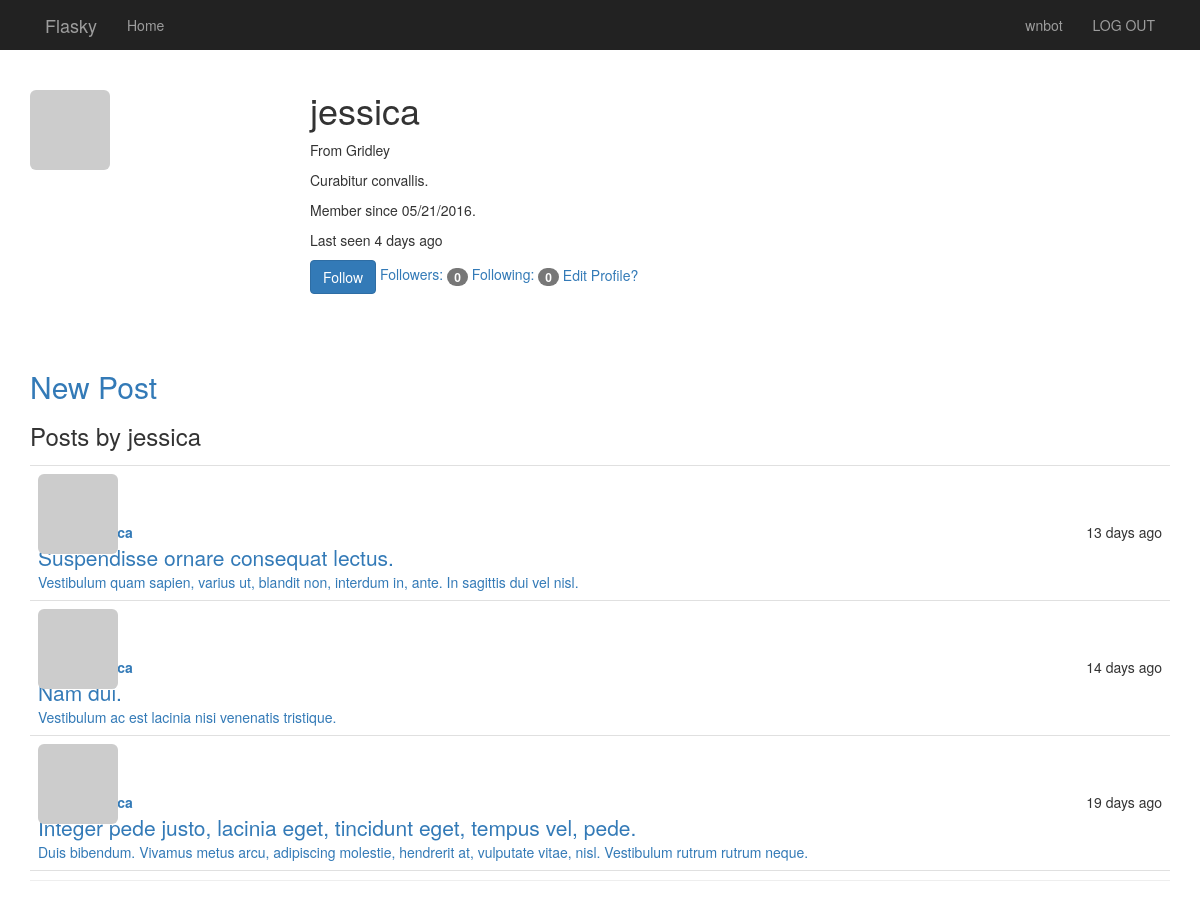
Screenshot of /user/jessica (signed in) with the database file from the repository.
### app/models.py (models this page shows, shortened)
class User(UserMixin, db.Model):
    __tablename__ = 'users'
    id = db.Column(db.Integer, primary_key=True)
    email = db.Column(db.String(64), unique=True, index=True)
    username = db.Column(db.String(64), unique=True, index=True)
    role_id = db.Column(db.Integer, db.ForeignKey('roles.id'))
    location = db.Column(db.String(64))
    about_me = db.Column(db.Text())
    member_since = db.Column(db.DateTime(), default=datetime.now)  # now 不加括号是因为default参数接受函数作为默认值
    last_seen = db.Column(db.DateTime(), default=datetime.now)  # 而这样不加括号，会在初始化时调用，时间是字段生成的时间
    posts = db.relationship('Post', backref='author', lazy='dynamic')
    followers = db.relationship('Follow',
                                foreign_keys=[Follow.following_id],
                                backref=db.backref('following', lazy='joined'),
                                lazy='dynamic',
                                cascade='all, delete-orphan'
                                )
    following = db.relationship('Follow',
                                foreign_keys=[Follow.follower_id],
                                backref=db.backref('follower', lazy='joined'),
                                lazy='dynamic',
                                cascade='all, delete-orphan'
                                )
    def is_following(self, user):
        return self.following.filter_by(following_id=user.id).first() is not None
    def ping(self):
        self.last_seen = datetime.now()
        db.session.add(self)
    avatar_hash = db.Column(db.String(32))
    def gravatar(self, size=100, default='identicon', rating='g'):
        url = 'http://en.gravatar.com/avatar'
        if request.is_secure:
            url = 'https://secure.gravatar.com/avatar'
        hash = self.avatar_hash or hashlib.md5(self.email.encode('utf-8')).hexdigest()
        return '{url}/{hash}?s={size}&d={default}&r={rating}'.format(
            url=url, hash=hash, size=size, default=default, rating=rating
        )
    def can(self, permissions):
        return self.role is not None and (self.role.permissions & permissions) == permissions
    def is_administrator(self):
        return self.can(Permission.ADMINISTER)
    password_hash = db.Column(db.String(128))
    @property
    def password(self):
        raise AttributeError('password is not a readable attribute')
    confirmed = db.Column(db.Boolean, default=False)

class Post(db.Model):
    __tablename__ = 'posts'
    id = db.Column(db.Integer, primary_key=True)
    title = db.Column(db.String(64), unique=True)
    body = db.Column(db.Text)
    timestamp = db.Column(db.DateTime, index=True, default=datetime.now)
    author_id = db.Column(db.Integer, db.ForeignKey('users.id'))
    body_html = db.Column(db.Text)

### app/main/views.py (the view)
@main.route('/user/<username>')
@login_required
def user(username):
    user = User.query.filter_by(username=username).first()
    if user is None:
        abort(404)
    posts = user.posts.order_by(Post.timestamp.desc()).all()
    return render_template('user.html', user=user, posts=posts)

### app/auth/views.py (called while the page is built)
@auth.before_app_request
def before_request():
    if current_user.is_authenticated:
        current_user.ping()  # update time
        if not current_user.confirmed and request.endpoint[:5] != 'auth.' and request.endpoint != 'static':
            return redirect(url_for('auth.unconfirmed'))

### app/main/__init__.py (called while the page is built)
@main.app_context_processor
def inject_permissions():
    return dict(Permission=Permission)

### app/models.py (called while the page is built)
@login_manager.user_loader
def load_user(user_id):
    return User.query.get(int(user_id))

### app/templates/user.html (shortened to what this page needs)
{% extends 'base.html' %}
{% block page_content %}
<div class="page-header">
    <img src="{{ user.gravatar(size=256) }}" alt="" class="img-rounded profile-thumbnail">
    <div class="profile-header">
        <h1>{{ user.username }}</h1>
        {% if user.location %}
        <p>{% if user.location %}From {{ user.location }} {% endif %}</p>
        {% endif %}
        {% if user.about_me %}
            <p>{{ user.about_me }}</p>
        {% endif %}
        <p>Member since {{ moment(user.member_since).format('L') }}.</p>
        <p>Last seen {{ moment(user.last_seen).fromNow() }}</p>
        {% if current_user.can(Permission.FOLLOW) and user != current_user %}
            {% if not current_user.is_following(user) %}
                <a href="{{ url_for('.follow', username=user.username) }}" class="btn btn-primary">Follow</a>
            {% else %}
                <a href="{{ url_for('.unfollow', username=user.username) }}" class="btn btn-default">Unfollow</a>
            {% endif %}
        {% endif %}
        <a href="{{ url_for('.followers', username=user.username) }}">
            Followers: <span class="badge">{{ user.followers.count() - 1 }}</span>
        </a>
        <a href="{{ url_for('.following', username=user.username) }}">
            Following: <span class="badge">{{ user.following.count() - 1 }}</span>
        </a>
        <a href="{{ url_for('main.settings') }}">Edit Profile?</a>
    </div>
    <h2><a href="{{ url_for('main.new_post') }}">New Post</a></h2>
    <h3>Posts by {{ user.username }}</h3>
    {% include '_posts.html' %}
</div>
{% endblock %}

### app/templates/base.html (shortened to what this page needs)
{% extends 'bootstrap/base.html' %}
{% block head %}
{{ super() }}
<link rel="stylesheet" href="{{ url_for('static', filename='styles.css') }}">
{% endblock %}
{% block navbar %}
<div class="nav navbar-inverse" role="navigation">
    <div class="container">
        <div class="navbar-head">
            <a href="/" class="navbar-brand">Flasky</a>
        </div>
        <div class="navbar-collapse collapse">
            <ul class="nav navbar-nav">
                <li><a href="/">Home</a></li>
            </ul>
            <ul class="nav navbar-nav navbar-right">
                {% if current_user.is_authenticated %}
                <li><a href="{{ url_for('main.user', username=current_user.username) }}">{{ current_user.username }}</a></li>
                <li><a href="{{ url_for('auth.logout') }}">LOG OUT</a></li>
                {% else %}
                <li><a href="{{ url_for('auth.login') }}">SIGN IN</a></li>
                <li><a href="{{ url_for('auth.register') }}">REGISTER</a></li>
                {% endif %}
            </ul>
        </div>
    </div>
</div>
{% endblock %}
{% block content %}
<div class="container">
    {% block page_content %}
    {% endblock %}
</div>
{% endblock %}

### app/templates/_posts.html (shortened to what this page needs)
<div>
    <ul class="posts">
        {% for post in posts %}
        <li class="post">
            <div class="profile-thumbnail">
                <a href="{{ url_for('.user', username=post.author.username) }}">
                    <img src="{{ post.author.gravatar(size=40) }}" class="img-rounded profile-thumbnail">
                </a>
            </div>
            <div class="post-content">
                <div class="post-date">{{ moment(post.timestamp).fromNow() }}</div>
                <div class="post-author">
                    <a href="{{ url_for('.user', username=post.author.username) }}">
                    </a>
                </div>
                <div class="post-title">
                    <a href="{{ url_for('.post', id=post.id) }}">{{ post.title }}</a>
                </div>
                <div class="post-body">
                    <a href="{{ url_for('.post', id=post.id) }}">
                    {% if post.body_html %}
                        {{ post.body_html | safe }}
                    {% else %}
                        {{ post.body }}
                    {% endif %}
                    </a>
                </div>
            </div>
        </li>
        {% endfor %}
    </ul>
</div>

### app/static/styles.css (style rules this page uses)
.profile-thumbnail { position: absolute; }
.profile-header { min-height: 260px; margin-left: 280px; }
ul.posts { list-style-type: none; padding: 0px; margin: 16px 0px 0px 0px; border-top: 1px solid #e0e0e0; }
ul.posts li.post { padding: 8px; border-bottom: 1px solid #e0e0e0; }
div.post-date { float: right; }
div.post-author { font-weight: bold; margin: 0 48px; }
div.post-content { margin-top: 48px; min-height: 48px; }
.post-title { font-size: 150%; }

### rows the page displays
User: username "wnbot"
User: username "jessica", location "Gridley", about_me "Curabitur convallis.", member_since "05/21/2016", last_seen "4 days ago"
Post: timestamp "13 days ago", title "Suspendisse ornare consequat lectus.", body "Vestibulum quam sapien, varius ut, blandit non, interdum in, ante. In sagittis dui vel nisl."
Post: timestamp "14 days ago", title "Nam dui.", body "Vestibulum ac est lacinia nisi venenatis tristique."
Post: timestamp "19 days ago", title "Integer pede justo, lacinia eget, tincidunt eget, tempus vel, pede.", body "Duis bibendum. Vivamus metus arcu, adipiscing molestie, hendrerit at, vulputate vitae, nisl. Vestibulum rutrum rutrum neque."

### other values shown
{{ user.followers.count() - 1 }} "0"
{{ user.following.count() - 1 }} "0"
